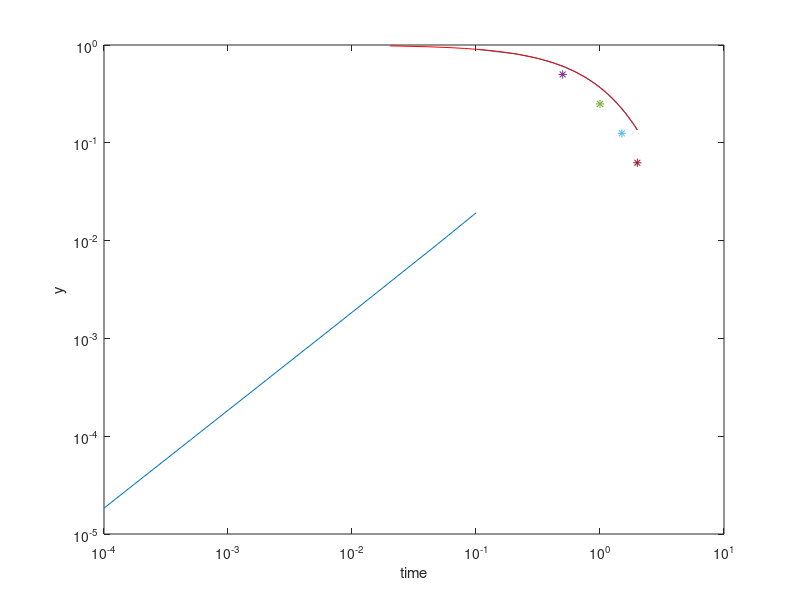

Source code (MATLAB):
t = linspace(0,2,20);
y = exp(-t);
plot(t,y);
hold on;
dydt = diff(y)./diff(t);
plot(t(1:end-1),dydt,'r--');
plot(t,-y);

clear; %% clear exisiting workspace
y = 1; %% initial condition
dt = 0.5; %% set the time step interval 
time = 0; %% set the start time=0
t_final = 2; %% end time of the simulation 
Nsteps = t_final/dt; %% number of time steps to take, integer
plot(time,y,'*'); %% plot initial conditions
hold on; %% accumulate contents of the figure
for i = 1:Nsteps %% number of time steps to take
    y = y - dt*y; %% Equation 1.9
    time = time + dt %% Increment time
    plot(time,y,'*'); %% Plot the current point
end
t = linspace(0,t_final,100); %% plot analytical solution
y = exp(-t);
plot(t,y,'r')
xlabel('time'); %% add plot labels
ylabel('y');

clear; %% clear exisiting workspace
dt = [0.0001 0.0005 0.001 0.005 0.01 0.05 0.1 ];
for j = 1:length(dt)
y = 1; %% initial condition
time = 0; %% set the time=0
t_final = 1.; %% final time
Nsteps = round(t_final/dt(j)); %% number of steps to take
for i = 1:Nsteps
y = y - dt(j)*y; %% extrapolate one time step
time = time + dt(j); %% increment time
end
X(j,2) = exp(-t_final) - y; %% compute the error and store
X(j,1) = dt(j); %% store the time step
end
loglog(X(:,1),X(:,2)) %% display on log-log plot
